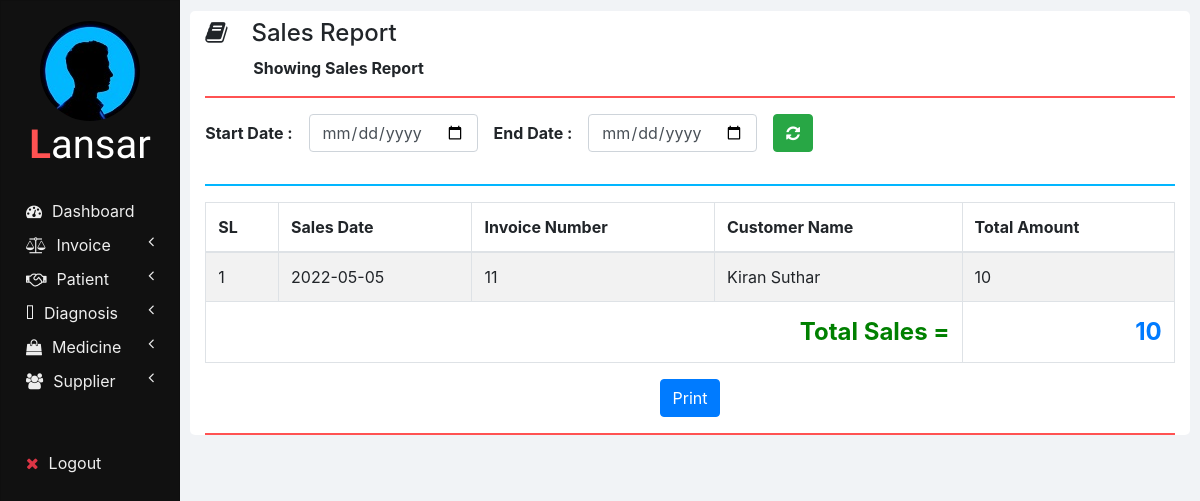
/sales_report.php, run on an earlier commit of the app's database.
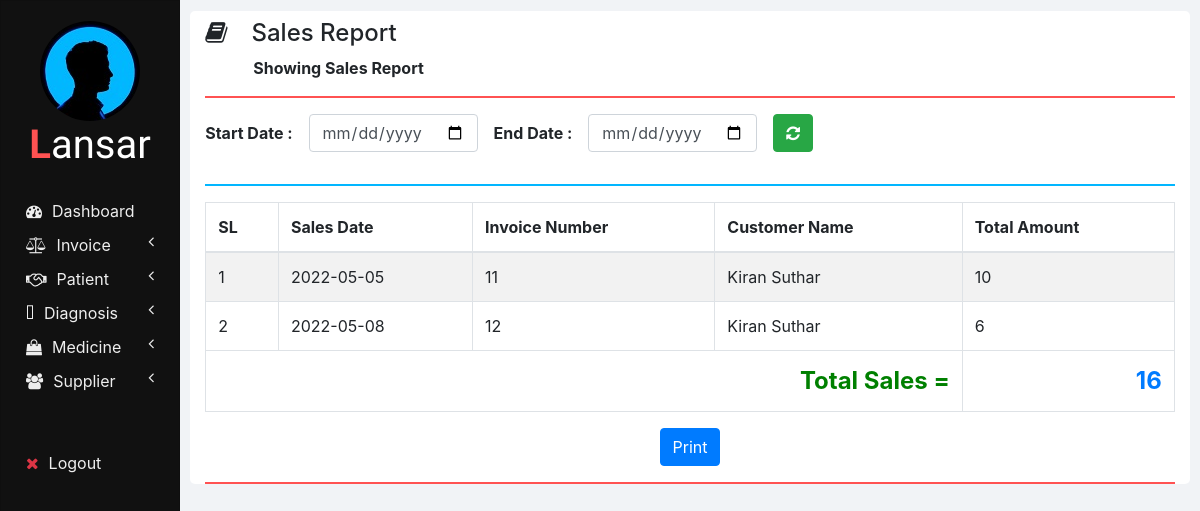
And on a later commit of the database.
### tables this page shows
CREATE TABLE `invoices` (
  `INVOICE_ID` int(11) NOT NULL,
  `NET_TOTAL` double NOT NULL DEFAULT 0,
  `INVOICE_DATE` date NOT NULL DEFAULT current_timestamp(),
  `CUSTOMER_ID` int(11) NOT NULL,
  `TOTAL_AMOUNT` double NOT NULL,
  `TOTAL_DISCOUNT` double NOT NULL
);

CREATE TABLE `customers` (
  `ID` int(11) NOT NULL,
  `NAME` varchar(20) NOT NULL,
  `CONTACT_NUMBER` varchar(10) NOT NULL,
  `ADDRESS` varchar(100) NOT NULL
);

### php/report.php (the view, shortened to what this page needs)
  <?php
function showSales($start_date, $end_date) {
  ?>
  <thead>
    <tr>
      <th>SL</th>
      <th>Sales Date</th>
      <th>Invoice Number</th>
      <th>Customer Name</th>
      <th>Total Amount</th>
    </tr>
  </thead>
  <tbody>
  <?php
  require "db_connection.php";
  if($con) {
    $seq_no = 0;
    $total = 0;
    if($start_date == "" || $end_date == "")
      $query = "SELECT * FROM invoices INNER JOIN customers ON invoices.CUSTOMER_ID = customers.ID";
    else
      $query = "SELECT * FROM invoices INNER JOIN customers ON invoices.CUSTOMER_ID = customers.ID WHERE INVOICE_DATE BETWEEN '$start_date' AND '$end_date'";
    $result = mysqli_query($con, $query);
    while($row = mysqli_fetch_array($result)) {
      $seq_no++;
      showSalesRow($seq_no, $row);
      $total = $total + $row['NET_TOTAL'];
    }
    ?>
    </tbody>
    <tfoot class="font-weight-bold">
      <tr style="text-align: right; font-size: 24px;">
        <td colspan="4" style="color: green;">&nbsp;Total Sales =</td>
        <td class="text-primary"><?php echo $total; ?></td>
      </tr>
    </tfoot>
    <?php
  }
}
function showSalesRow($seq_no, $row) {
  ?>
  <tr>
    <td><?php echo $seq_no; ?></td>
    <td><?php echo $row['INVOICE_DATE']; ?></td>
    <td><?php echo $row['INVOICE_ID']; ?></td>
    <td><?php echo $row['NAME']; ?></td>
    <td><?php echo $row['NET_TOTAL'] ?></td>
  </tr>
  <?php
}
?>

What changed in the data, as far as the page shows it:
added invoices: seq_no "2", INVOICE_DATE "2022-05-08", INVOICE_ID "12", CUSTOMER_ID.NAME "Kiran Suthar", NET_TOTAL "6"
Also different on the page:
$total: "10" → "16"
